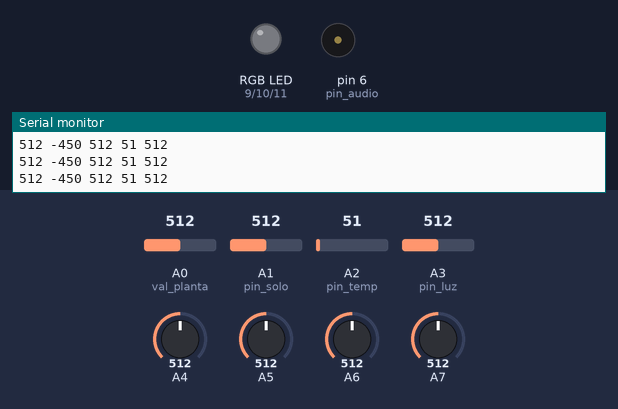
Simulated run of this sketch. Board: Arduino Nano, built with avr-gcc and run on an emulated ATmega328P. Shown: an RGB LED mixed from three pins (HIGH = lit), buzzer (waves = sounding), the last lines printed to the serial monitor. Inputs (shaded band) come from the test bench; at power-on: A0 (val_planta) = 512, A3 (pin_luz) = 512, A6 = 512, A2 (pin_temp) = 51, A5 = 512, A1 (pin_solo) = 512, A4 = 512, A7 = 512. Pins used as bus, display or sensor lines are not drawn.

Above: at 1.2 s.
1.3 s: A0 (val_planta) set to 490
At 2.6 s:
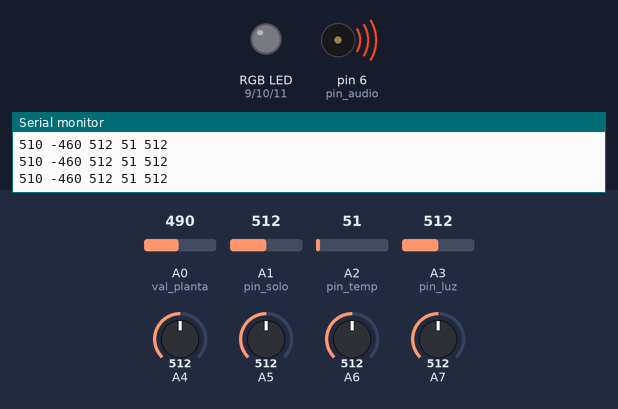
3.0 s: A3 (pin_luz) set to 992
At 4.9 s:
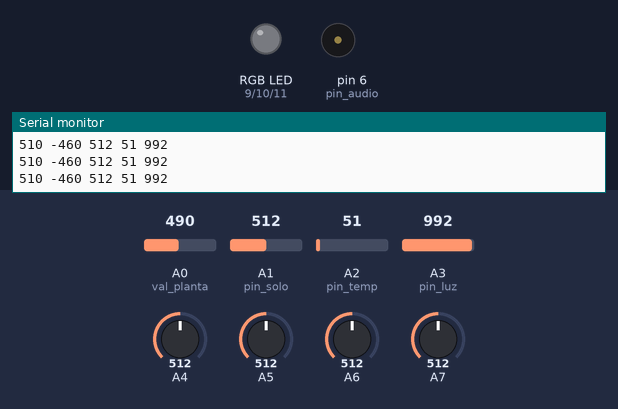
6.0 s: A6 set to 306
At 7.2 s:
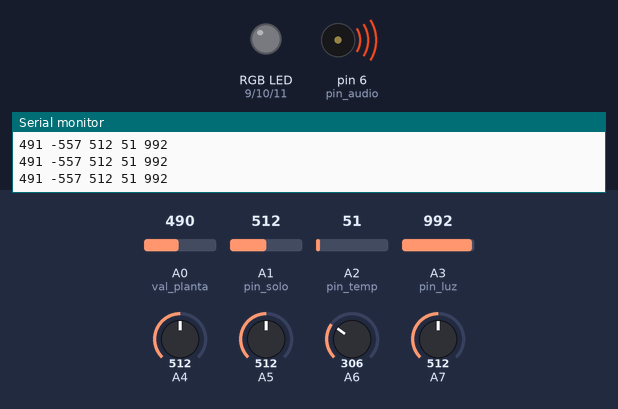
9.0 s: A2 (pin_temp) set to 93
11.0 s: A2 (pin_temp) set to 109
14.0 s: A5 set to 992
Timing chart, 0 to 18.0 s (numbered marks = the images above; inputs shaded):
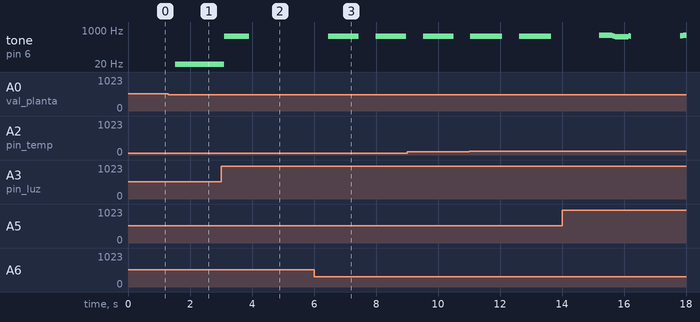

The sketch:

hiperbot_002.ino
```cpp
/*

 NANO HIPERBOT

 ANALOG PINS

 0 GSR / PLANTRONIC
 1 SOLO / HUMIDADE
 2 TEMPERATURA
 3 LDR / LUZ

 DIGITAL PINS

 0 TX
 1 RX
 2 BARGRAPH CLOCK
 3 BARGRAPH RESET
 8 AUDIO OUT
 9 R
 10 G
 11 B

 */

#define NUMREADINGS 20 //Smoothing


int readings[NUMREADINGS];                // the readings from the analog input
int index = 0;                            // the index of the current reading
int total = 0;                            // the running total
int average = 0;                          // the average

int C = 262, D = 294, E = 330, F = 349, G = 392, A = 440, B = 523, P = 0;

int ode[]   = {
  G,B,D,C,E,G,A,F,E,
  C,D,E,F,G,A,B,D,C,C,D,E,D,C,C,
};
int tempo[] = {
  1,1,1,1,1,1,1,1,1,1,1,1,1.5,1,.5,1,1,
  1,1,1,1,1,1,1,1,2,1,1,1,1.5,1,.5,1,1,
};

int pin_planta = A0;
int pin_solo   = A1;
int pin_temp   = A2;
int pin_luz    = A3;

int pin_bgraphclock = 2;
int pin_bgraphreset = 3;
int pin_audio       = 6;
int pin_cor_r       = 9;
int pin_cor_g       = 10;
int pin_cor_b       = 11;

int val_planta = 0;
int val_plant_average = 0;
int val_solo = 0;
int val_temp = 0;
int val_luz = 0;


boolean is_playing = true;

int music_index = 0;
unsigned long music_millis = 0;
unsigned int music_cycle = 1000;

unsigned long pause_millis = 0;
unsigned int pause_cycle = 500;//pausa entre ciclo musical

void setup() {
  // funçao smoothing
  for (int i = 0; i < NUMREADINGS; i++)
    readings[i] = 0;                      // initialize all the readings to 0


    Serial.begin(9600);

  pinMode(pin_bgraphclock, OUTPUT);
  pinMode(pin_bgraphreset, OUTPUT);
  pinMode(pin_audio, OUTPUT);
  pinMode(pin_cor_r, OUTPUT);
  pinMode(pin_cor_g, OUTPUT);
  pinMode(pin_cor_b, OUTPUT);

}

void loop(){

  //smoothing update

  int currentAnalogVal = -1;                       // apenas um marcador. Se o valor impresso for "-1" eh porque o arduino nao esta lendo pino de entrada
  currentAnalogVal = analogRead(val_planta);      // read from the sensor
  //Serial.print("ValueFromSensor = ");
  // Serial.print(currentAnalogVal);
  //  Serial.print(" ");                          // Print a tab

  total -= readings[index];                 // subtract the last reading
  readings[index] = currentAnalogVal;
  total += readings[index];                 // add the reading to the total
  index = (index + 1);                      // advance to the next index

  if (index >= NUMREADINGS)                 // if we're at the end of the array...
    index = 0;                              // ...wrap around to the beginning
  average = total / NUMREADINGS;            // calculate the average


  val_plant_average = average;

  val_planta = map(average, 600, 800, 0, 1023);
  val_solo = analogRead(pin_solo);
  val_temp = analogRead(pin_temp);
  val_luz = analogRead(pin_luz);

  // BARGRAPH

  int n = average * 10 / 1023;

  for (int i = 0; i < n; i++){
    bgraph_clock();
  }
  bgraph_reset();

  // MUSIC

  if(!is_playing && cycleCheck(&pause_millis, pause_cycle) && average < 500){
    is_playing = true;
    music_index = 0;
    music_millis = millis();
  }

  if(is_playing && cycleCheck(&music_millis, music_cycle)){
    if(music_index < sizeof(ode) / sizeof(int) - 1){
      music_index++;
      if(ode[music_index] != 0){
        tone(pin_audio,(val_luz-average));
      }
      else {
        noTone(pin_audio);
      }
      music_cycle = tempo[music_index] * (1023-val_luz);
    }
    else {
      is_playing = false;
      pause_millis = millis();
      noTone(pin_audio);
    }
  }

 // RGBroutine();

   Serial.print(average);
  Serial.print(" ");
  Serial.print(val_planta);
  Serial.print(" ");
  Serial.print(val_solo);
  Serial.print(" ");
  Serial.print(val_temp);
  Serial.print(" ");
  Serial.println(val_luz);

}

void bgraph_clock(){
  digitalWrite(pin_bgraphclock, HIGH);
  delay(1);
  digitalWrite(pin_bgraphclock, LOW);
}

void bgraph_reset(){
  digitalWrite(pin_bgraphreset, HIGH);
  delay(1);
  digitalWrite(pin_bgraphreset, LOW);
}

boolean cycleCheck(unsigned long *lastMillis, unsigned int cycle)
{
  unsigned long currentMillis = millis();
  if(currentMillis - *lastMillis >= cycle)
  {
    *lastMillis = currentMillis;
    return true;
  }
  else
    return false;
}


/*void RGBroutine()

{
  int potVal =  map( val_planta, 600, 800, 0, 1023);

  int redVal = 0;
  int grnVal = 0;
  int bluVal = 0;

  if (potVal < 341)
  {
    potVal = ((potVal - 341) * 3) / 4;
    redVal = 256 - potVal;
    grnVal = potVal;
    bluVal = 1;
  }
  else if (potVal < 682)
  {
    potVal = ((potVal - 683) * 3) / 4;
    redVal = potVal;
    grnVal = 1;
    bluVal = 256 - potVal;
  }
  else
  {
    potVal = (potVal * 3) / 4;
    redVal = 1;
    grnVal = 256 - potVal;
    bluVal = potVal;
  }
  analogWrite(pin_cor_r, redVal);
  analogWrite(pin_cor_g, grnVal);
  analogWrite(pin_cor_b, bluVal);
}

*/
```

Measured:
- after the input at 1.3 s, tone on pin 6 (pin_audio): silent → 2 Hz after 0.22 s
- after the input at 3.0 s, tone on pin 6 (pin_audio): 2 Hz → 482 Hz after 0.10 s, → silent 0.81 s later
- after the input at 6.0 s, tone on pin 6 (pin_audio): plays 491 Hz for 0.04 s, 501 Hz for 0.94 s, 501 Hz for 0.17 s, 491 Hz for 0.04 s, 501 Hz for 0.09 s, 491 Hz for 0.04 s … (11 notes in this stretch), starting after 0.46 s
